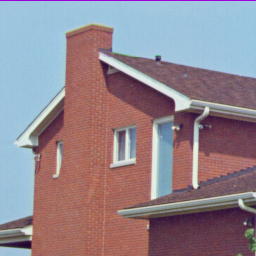
#> input picture opencv-rPi/rpi/pruebas/feature_detection/house.tiff, 256 x 256 px, given in place of the camera
$ python lines.py
#> lines starting #> are read from the running program, lines starting #| are printed output that depends on the picture
import numpy as np
import cv2

WIDTH = 320
HEIGHT = 240

cap = cv2.VideoCapture(0)
if not cap.isOpened():
    print("Error opening video capture")
    exit()

while True:
    ret, img = cap.read()
#> img is the input picture: shape (256, 256, 3); mean B, G, R 142, 133, 146.6
    gray = cv2.cvtColor(img, cv2.COLOR_BGR2GRAY)
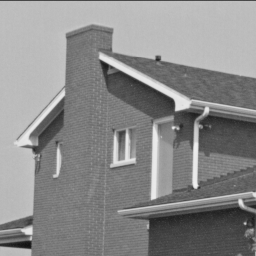
#> gray: shape (256, 256); min 17, max 239, mean 138.1
    edges = cv2.Canny(gray, 50, 250, apertureSize=5,
                      L2gradient=True)
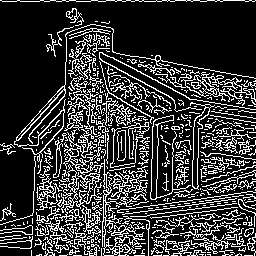
#> edges: shape (256, 256); 21.8% white in thin lines or dots
    lines = cv2.HoughLines(edges, 1, np.pi/180, 200)
#> lines = None
    if lines is not None:
        for rho,theta in lines[0]:
            a = np.cos(theta)
            b = np.sin(theta)
            x0 = a*rho
            y0 = b*rho
            pts1 = (int(x0 + 1000*(-b)), int(y0 + 1000*(a)))
            pts2 = (int(x0 - 1000*(-b)), int(y0 - 1000*(a)))
            cv2.line(img, pts1, pts2, (0, 0, 255), 2)
    cv2.imshow('Detected Lines', img)
    if cv2.waitKey(1) == 27:
#> (key Esc is pressed here)
        break
cv2.destroyAllWindows()
cap.release()
